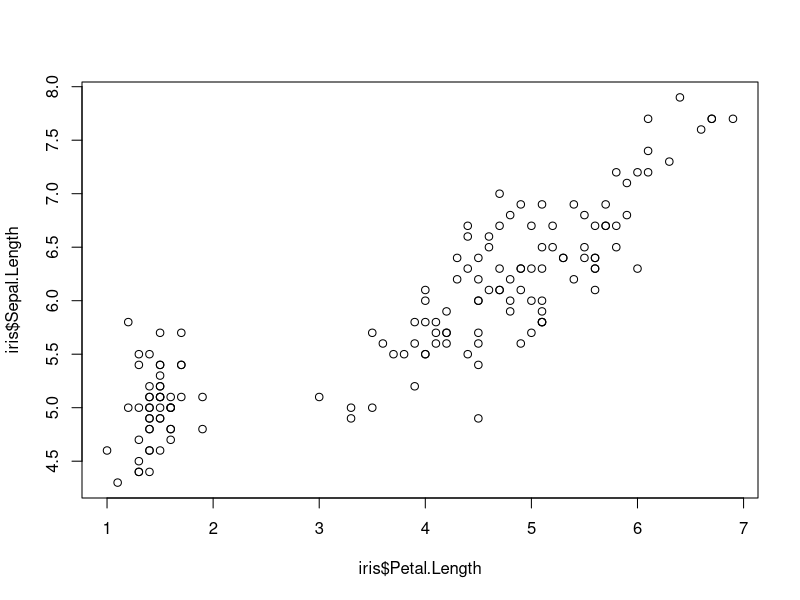
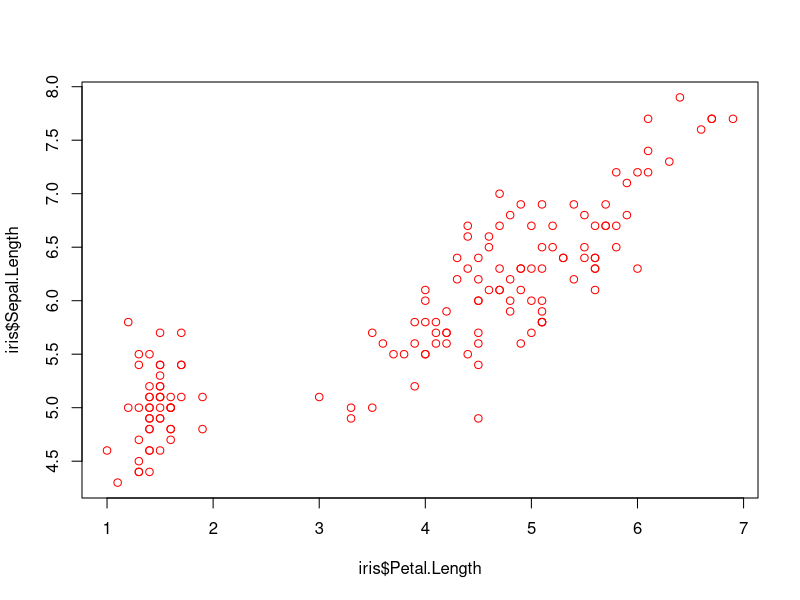
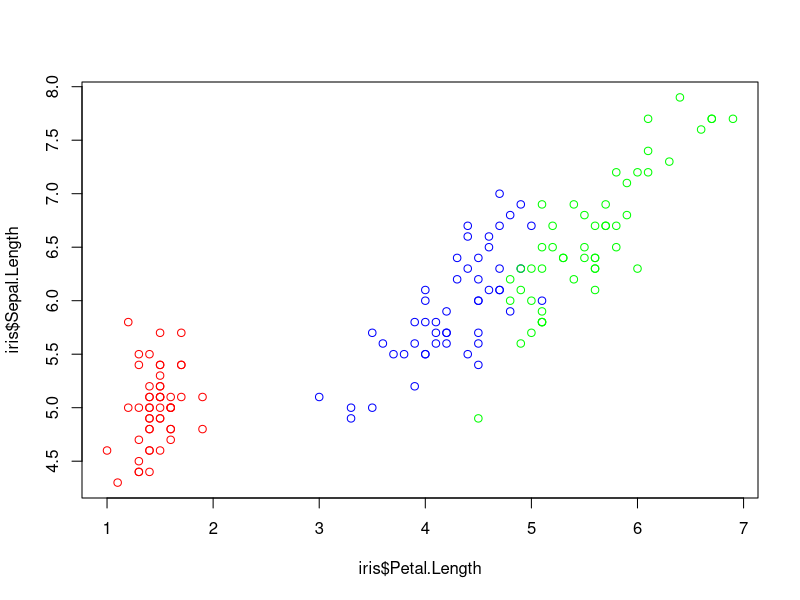
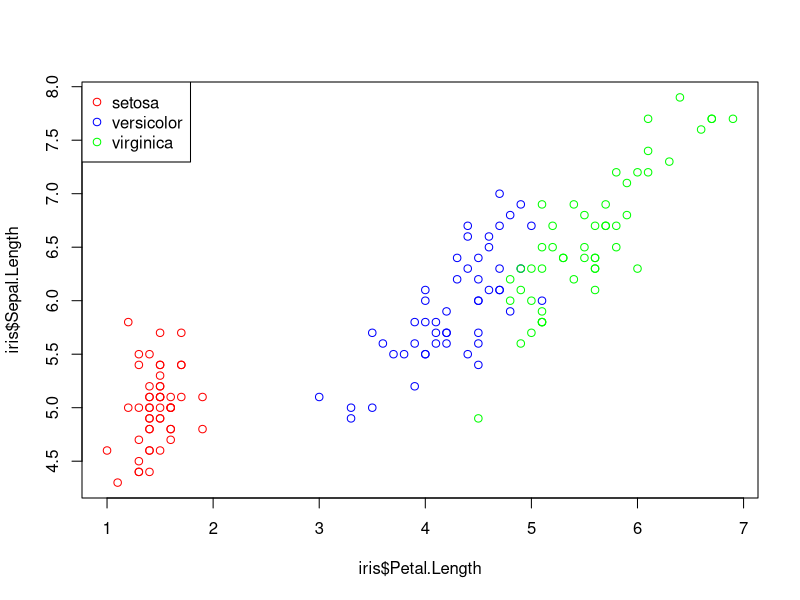
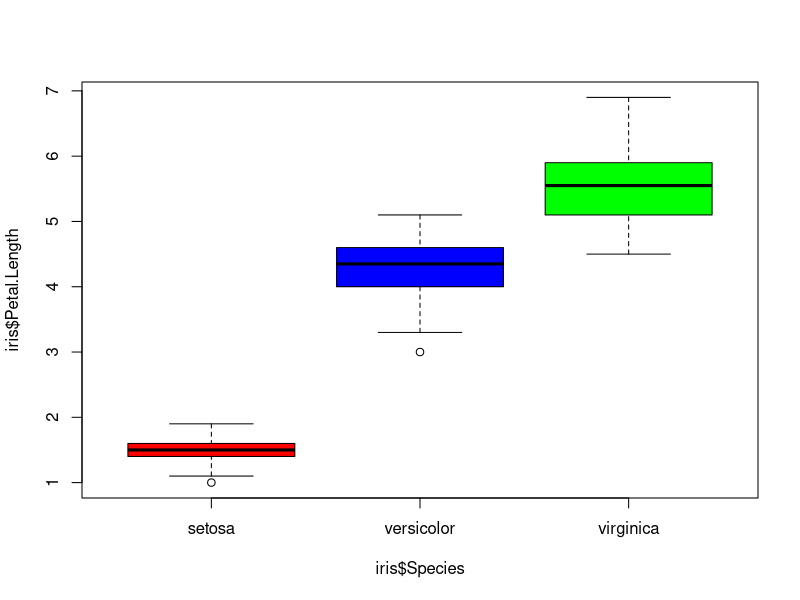

Generate these figures, in order, with R: (Note: this script raises an error after producing the figures.)
# # # # # # # # # # # # # # # # # # # # # # # # # # 
# Introduction to Principal Components Analysis in R
# # # # # # # # # # # # # # # # # # # # # # # # # # 

# Part 1: Linear Data
# # # # # # # # # # # # # # # # # # # # # # # # # # 
# The data you will eventually work with will be based on 3-dimensional points, not linear measurements.
# However, the sample linear datasets are (1) smaller and (2) more intuitive to interpret, better for demonstrating concept.
# Once you understand the concepts and connections with linear data, 3D geometric morphometric data will be easy.
# Start by loading in a dataset
data(iris) # pre-made data package of flower part measurements for three species

# # # TASK:
# Explore the structure of the data. Note the use of dollar signs in front of variables
str(iris)
iris$Petal.Length

# # # QUESTIONs: 
# How many plants were measured in the iris dataset? 
# How many measurements were taken per plant? 
# How dimensions is each measurement?
# How many dimensions, total, is the "variation space" of this iris dataset?

# # # TASK:
# Make a vector of the colors that you want to use when plotting the species (if 3 species, use 3 colors).
# Plot the data in any way you think appropriate to answer the questions below. Use color.
# an example plot:
plot(x=iris$Petal.Length,y=iris$Sepal.Length) #is a good start, but hard to know what is what. Add color
plot(x=iris$Petal.Length,y=iris$Sepal.Length,col="red") # not quite. Still doesn't differentiate groups.
plot(x=iris$Petal.Length,y=iris$Sepal.Length,col=c("red","blue","green")[iris$Species]) #one way

flower.colors<-c("red","blue","green") #another way
plot(x=iris$Petal.Length,y=iris$Sepal.Length,col=flower.colors[iris$Species]) #make sure you understand what`flower.colors[iris$Species]` does
legend('topleft',legend=levels(iris$Species),col=flower.colors,pch=1) #a legend gives the colors meaning. 

# another example
boxplot(iris$Petal.Length~iris$Species,col=flower.colors)

# Now, try making other plots so you can answer the following questions.

# # # QUESTIONS:
# Which species do you think is most different from the others? Why?
# Which trait(s) is(are) most important for telling the species apart? Why do you think so?

# # # EXAMPLE:
# perform a principal components analysis with the dataset

# First, log transform (ln, not log-10) the data. Generally a good idea with linear biological measurements
# Note: Gingerich 2000 explores why biological data are log-transformed. Others do it for parametric convenience
# call the object you make `iris_ln`. Use Google to figure out the correct function. 
# first, log transform (ln, not log-10) the data. Generally a good idea with linear biological measurements
# Note: Gingerich 2000 explores why biological data are log-transformed. There are many other papers on the topic.

# perform the principal components analysis. In this case, we want to scale and center the data.
iris_pca <- prcomp(iris_ln, center = TRUE, scale. = TRUE) 

# look at how much variation is explained by each newly made principal component
summary(iris_pca) 

# PC1 + PC2 alone explain more than 95% of all the variation in the entire dataset. 
# Examine the summary until you understand how the above conclusion was reached. 

# look at the same information visually
plot(iris_pca, type = "l") # makes a scree plot. 
# Note that variation always decreases as you move down PCs (x-axis)

# NOTES:
# in this case, where PC1 and PC2 explain a vast majority of the data, we can move ahead using only those two axes and ignore PC3 and PC4
# that takes us from a four-dimensional system to a two-dimensional system with very little loss of information
# plus, two-dimensional systems are much easier to visualize. 
plot(iris_pca$x[,1:2]) #this is a simple principal component plot.

# # # TASK:
# plot the same information as above, but color the points by species.
# put a legend on the plot showing which species equals which color

# # # EXAMPLE:
# show the loadings on a PC plot. 
# That is, a visualization of how the original measurements relate to the PC scores
iris_pca$rotation # loading information is kept here
#assume we will plot PCs 1 & 2. They are the most important, and therefore most interesting.
load_x<-iris_pca$rotation[,1]
load_y<-iris_pca$rotation[,2]
variables<-row.names(iris_pca$rotation)

plot(iris_pca$x[,1:2],col="orange")
lines(c(0,load_x[1]),c(0,load_y[1]),col="black") #this is nice, but a bit short. Let's make it longer
lines(c(0,load_x[1]*2),c(0,load_y[1]*2),col="black") #better
text(load_x[1],load_y[1],labels=variables[1],col="black",pos=4) #change pos to different numbers to see what it does, unless you already know the answer

# INFERENCE: Sepal length plays a role in both PCs 1 and 2. 

# TASK: Because the loading vector points in a positive direction in the X axis,
# we should expect that specimens with larger (more positive) PC1 values should have longer sepals
# than specimens with smaller PC1 values. Find a way to check and make sure this is true.
# Hint: If the species form clusters in the PC plot along the x axis, then one species should have shorter sepals in general than at least one other species. Figure out which species and check with a box plot.

# # # CHALLENGE:
# Plot the loadings of all four variables, not just the first one.
# Write a summary of what the PC plot and loadings tell you about variation in the dataset:
#   Which species are the most different? Which most similar?
#   Which features are most associated with PC1? PC2?
